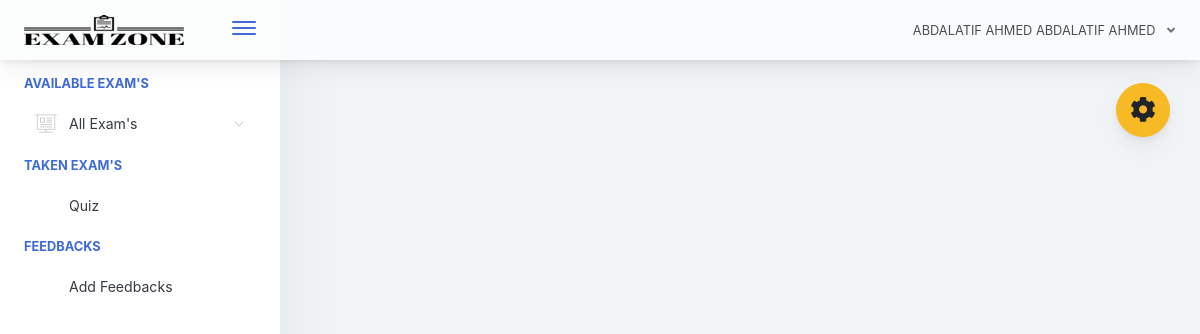
Screenshot of /home.php (signed in) with the database file from the repository.
### tables this page shows
CREATE TABLE `examinee_tbl` (
  `exmne_id` int(11) NOT NULL,
  `exmne_fullname` varchar(1000) NOT NULL,
  `exmne_course` varchar(1000) NOT NULL,
  `exmne_gender` varchar(1000) NOT NULL,
  `exmne_birthdate` varchar(1000) NOT NULL,
  `exmne_year_level` varchar(1000) NOT NULL,
  `exmne_email` varchar(1000) NOT NULL,
  `exmne_password` varchar(1000) NOT NULL,
  `exmne_status` varchar(1000) NOT NULL DEFAULT 'active',
  `blocked` tinyint(1) NOT NULL DEFAULT 0
);

CREATE TABLE `exam_tbl` (
  `ex_id` int(11) NOT NULL,
  `cou_id` int(11) NOT NULL,
  `ex_title` varchar(1000) NOT NULL,
  `ex_time_limit` varchar(1000) NOT NULL,
  `ex_questlimit_display` int(11) NOT NULL,
  `ex_description` varchar(1000) NOT NULL,
  `published` tinyint(1) NOT NULL DEFAULT 0,
  `ex_created` timestamp NOT NULL DEFAULT current_timestamp() ON UPDATE current_timestamp()
);

### query/selectData.php (called while the page is built)
<?php
$exmneId = $_SESSION['examineeSession']['exmne_id'];
$selExmneeData = $conn->query("SELECT * FROM examinee_tbl WHERE exmne_id='$exmneId' ")->fetch(PDO::FETCH_ASSOC);
 ?>

### includes/header.php (shortened to what this page needs)
<?php
  include("conn.php");
  include("query/selectData.php");
 ?>
<!doctype html>
<html lang="en">
<head>
    <link href="./main.css" rel="stylesheet">
    <link href="css/sweetalert.css" rel="stylesheet">
</head>
<body id="body">
    <div class="app-container app-theme-white body-tabs-shadow fixed-sidebar fixed-header">
        <div class="app-header header-shadow">
            <div class="app-header__logo">
                <a href="home.php"><div class="logo-src"></div></a>
                <div class="header__pane ml-auto">
                    <div>
                        <button type="button" class="hamburger close-sidebar-btn hamburger--elastic" data-class="closed-sidebar">
                            <span class="hamburger-box">
                                <span class="hamburger-inner"></span>
                            </span>
                        </button>
                    </div>
                </div>
            </div>
                <div class="app-header__content">
                <div class="app-header-right">
                    <div class="header-btn-lg pr-0">
                        <div class="widget-content p-0">
                            <div class="widget-content-wrapper">
                                <div class="widget-content-left">
                                    <div class="btn-group">
                                        <a data-toggle="dropdown" aria-haspopup="true" aria-expanded="false" class="p-0 btn">
                                            <?php
                                                echo strtoupper($selExmneeData['exmne_fullname']);
                                             ?>
                                            <i class="fa fa-angle-down ml-2 opacity-8"></i>
                                        </a>
                                    </div>
                                </div>
                            </div>
                        </div>
                    </div>        </div>
            </div>
        </div>

### includes/sidebar.php (shortened to what this page needs)
<div class="app-sidebar sidebar-shadow">
    <div class="scrollbar-sidebar">
        <div class="app-sidebar__inner">
            <ul class="vertical-nav-menu">
                <li class="app-sidebar__heading">AVAILABLE EXAM'S</li>
                <li>
                    <a href="#">
                        <i class="metismenu-icon pe-7s-display2"></i>
                        All Exam's
                        <i class="metismenu-state-icon pe-7s-angle-down caret-left"></i>
                    </a>
                        <?php
                        $exmneId = $_SESSION['examineeSession']['exmne_id'];
                                    ?>
                </li>
                <li class="app-sidebar__heading">TAKEN EXAM'S</li>
                <li>
                    <?php
                    $selTakenExam = $conn->query("SELECT * FROM exam_tbl et INNER JOIN exam_attempt ea ON et.ex_id = ea.exam_id WHERE exmne_id='$exmneId' ORDER BY ea.examat_id  ");
                    if ($selTakenExam->rowCount() > 0) {
                        while ($selTakenExamRow = $selTakenExam->fetch(PDO::FETCH_ASSOC)) { ?>
                            <a href="home.php?page=result&id=<?php echo $selTakenExamRow['ex_id']; ?>">
                                <?php echo $selTakenExamRow['ex_title']; ?>
                            </a>
                        <?php }
                    } else { ?>
                        <a href="#" class="pl-3">You are not taking exam yet</a>
                    <?php }
                    ?>
                </li>
                <li class="app-sidebar__heading">FEEDBACKS</li>
                <li>
                    <a href="#" data-toggle="modal" data-target="#feedbacksModal">
                        Add Feedbacks
                    </a>
                </li>
            </ul>
        </div>
    </div>
</div>

### rows the page displays
examinee_tbl: exmne_fullname "ABDALATIF AHMED ABDALATIF AHMED"
exam_tbl: ex_title "Quiz"
